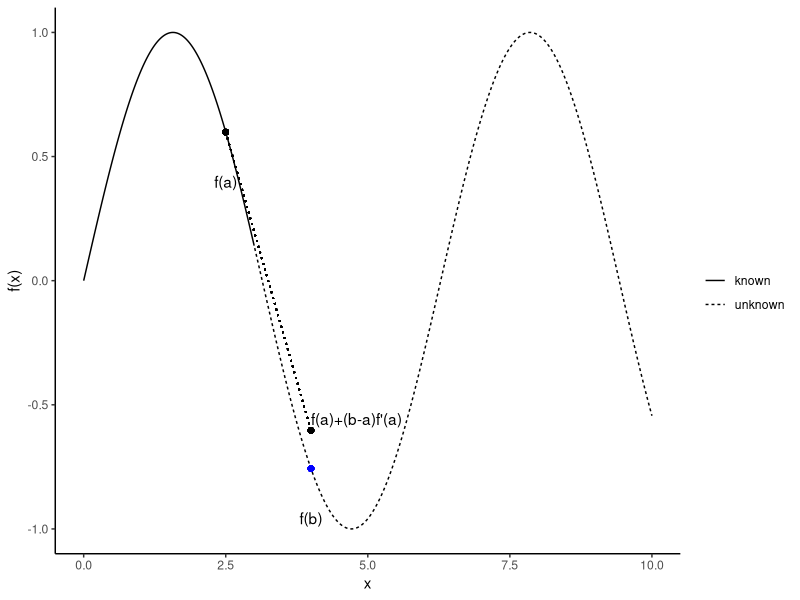
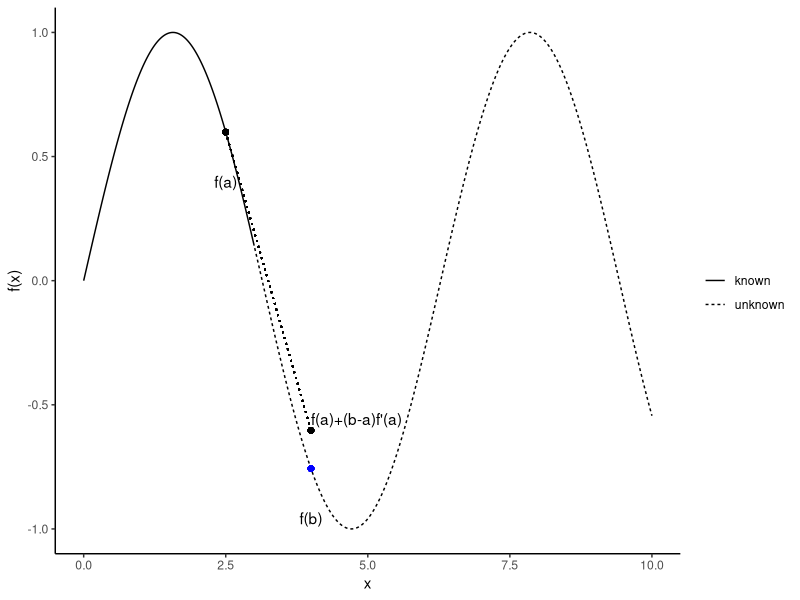

Recreate these plots in R, in order.
library(ggplot2)

x<-seq(0,10, by=.01)
dots<- ifelse(x>3, "unknown","known")
yout<-sin(x)


df<-data.frame(x=x, yout= yout, dots=as.factor(dots))

ggplot(df, aes(x, yout))+geom_line(aes(linetype=dots))+geom_point(aes(x=2.5, y=sin(2.5)))+
theme_classic()+
 annotate("text", x=2.5, y=sin(2.5)-.2, label="f(a)")+
 geom_point(aes(x=4, y=sin(4)),color="blue")+
  annotate("text", x=4, y=sin(4)-.2, label="f(b)")+geom_segment(x=2.5, y=sin(2.5), xend=4, yend=sin(2.5)+(4-2.5)*cos(2.5), linetype=3)+geom_point(x=4, y=sin(2.5)+(4-2.5)*cos(2.5))+
  annotate("text", x=4.8, y=sin(4)+.2, label="f(a)+(b-a)f'(a)")+labs(y="f(x)", linetype="")
  
  ggsave("~/Dropbox/mathCamp/FinalSlides/Lecture5/approx.png",width=10, height=3)
  
 
 
